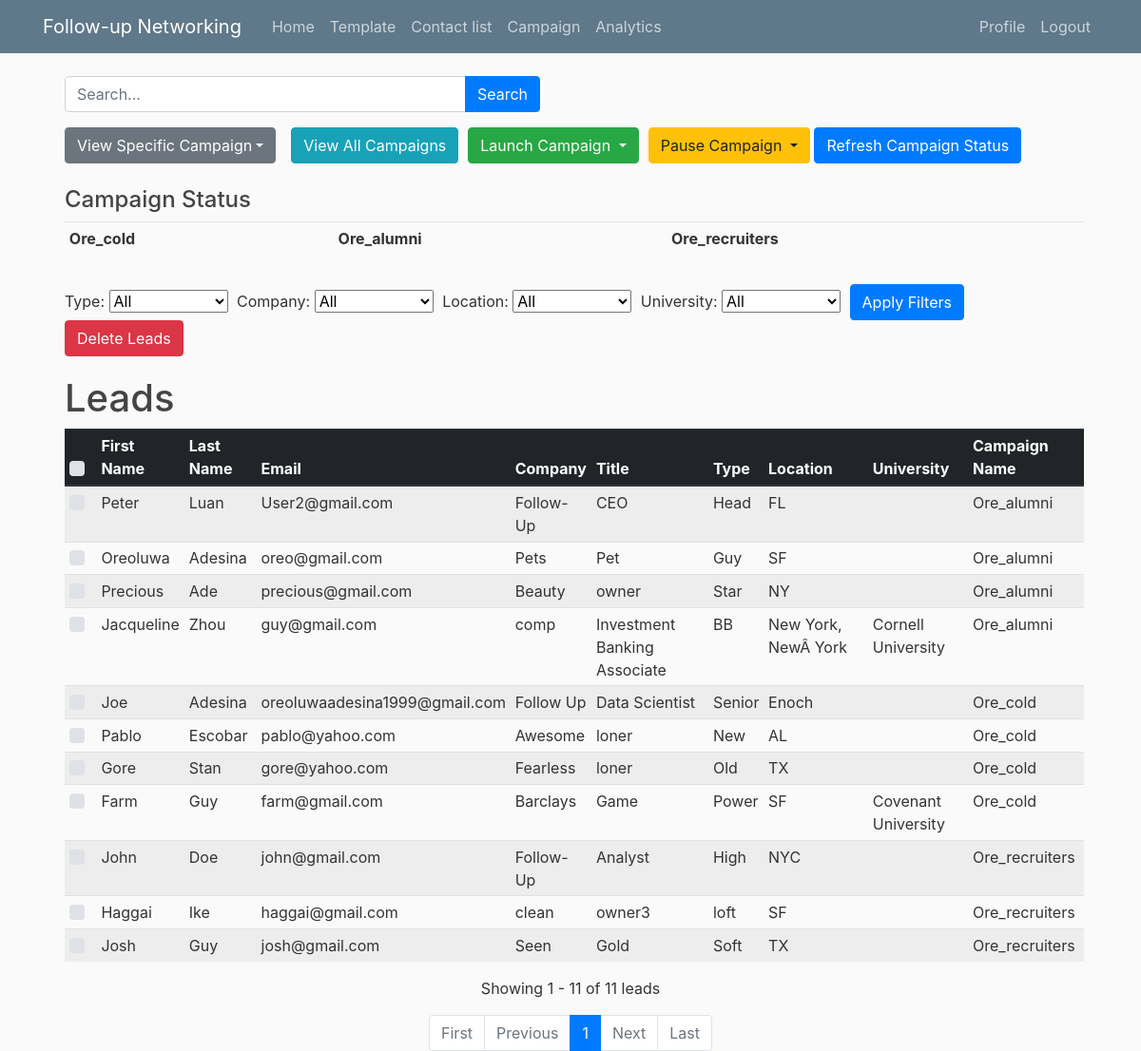
Screenshot of /campaign/ (signed in) with the database file from the repository.
### contacts/models.py (models this page shows, shortened)
class Campaign_Emails(models.Model):
    user = models.ForeignKey(User, on_delete=models.CASCADE, default=1)
    email = models.EmailField()
    first_name = models.CharField(max_length=100, default='')
    last_name = models.CharField(max_length=100, default='')
    company = models.CharField(max_length=100, default='')
    type = models.CharField(max_length=100, default='')
    location = models.CharField(max_length=100, default='None')
    title = models.CharField(max_length=100, default='')
    university = models.CharField(max_length=200, default='')
    campaign_name = models.CharField(max_length=255, default='')

### contacts/views.py (the view, shortened to what this page needs)
# urls.py: path('campaign/', views.campaign_page, name='campaign_page'),
@login_required
def campaign_page(request):
    user_campaigns = Campaign.objects.filter(user=request.user)
    type_filter = request.GET.get('typeFilter')
    company_filter = request.GET.get('companyFilter')
    location_filter = request.GET.get('locationFilter')
    university_filter = request.GET.get('universityFilter')
    campaign_filter = request.GET.get('campaignFilter')
    filter_conditions = Q()
    if type_filter:
        filter_conditions &= Q(type__icontains=type_filter)
    if company_filter:
        filter_conditions &= Q(company__icontains=company_filter)
    if location_filter:
        filter_conditions &= Q(location__icontains=location_filter)
    if university_filter:
        filter_conditions &= Q(university__icontains=university_filter)
    if campaign_filter:
        filter_conditions &= Q(campaign_name__icontains=campaign_filter)
    search_query = request.GET.get('searchQuery')
    all_campaign_emails = Campaign_Emails.objects.filter(campaign_name__in=user_campaigns.values_list('name', flat=True)).order_by('campaign_name')
    filtered_campaign_emails = all_campaign_emails.filter(filter_conditions)
    items_per_page = 50
    page = request.GET.get('page', 1)
    paginator = Paginator(filtered_campaign_emails, items_per_page)
    try:
        campaign_emails = paginator.page(page)
    except PageNotAnInteger:
        campaign_emails = paginator.page(1)
    except EmptyPage:
        campaign_emails = paginator.page(paginator.num_pages)
    distinct_campaigns = user_campaigns.values_list('name', flat=True).distinct()
    distinct_types = all_campaign_emails.values_list('type', flat=True).distinct()
    distinct_companies = all_campaign_emails.values_list('company', flat=True).distinct()
    distinct_locations = all_campaign_emails.values_list('location', flat=True).distinct()
    distinct_university = all_campaign_emails.values_list('university', flat=True).distinct()
    filter_params = {
        'typeFilter': type_filter,
        'companyFilter': company_filter,
        'locationFilter': location_filter,
        'universityFilter': university_filter,
        'campaignFilter': campaign_filter,
        'searchQuery': search_query,
    }
    return render(request, 'campaign.html', {
        'campaign_emails': campaign_emails,
        'distinct_campaigns': distinct_campaigns,
        'distinct_types': distinct_types,
        'distinct_companies': distinct_companies,
        'distinct_locations': distinct_locations,
        'distinct_university': distinct_university,
        'filter_params': filter_params,
    })

### contacts/templates/campaign.html (shortened to what this page needs)
{% extends 'base.html' %}
{% block content %}
<div class="container mt-3">
    <div class="ml-2">
        <form class="form-inline d-inline ml-auto" method="get" action="{% url 'campaign_page' %}">
            <div class="input-group" style="width: 500px;">
                <input type="text" class="form-control" name="searchQuery" id="searchQuery" placeholder="Search...">
                <div class="input-group-append">
                    <button type="submit" class="btn btn-primary">Search</button>
                </div>
            </div>
        </form>
    </div>
</div>
<form method="post" action="{% url 'delete_selected_leads' %}">
    <div class="container mt-3">
        <div class="ml-2">
            <div class="d-flex align-items-center">
                <div class="dropdown">
                    <button class="btn btn-secondary dropdown-toggle" type="button" id="viewCampaignDropdown" data-toggle="dropdown" aria-haspopup="true" aria-expanded="false">
                    </button>
                </div>
                <button class="btn btn-info ml-3" id="viewAllButton">View All Campaigns</button>
                <div class="dropdown" style="margin-left: 10px;">
                    <button class="btn btn-success dropdown-toggle" type="button" id="launchCampaignDropdown" data-toggle="dropdown" aria-haspopup="true" aria-expanded="false">
                        Launch Campaign
                    </button>
                </div>
                <div class="dropdown" style="margin-left: 10px;">
                    <button class="btn btn-warning dropdown-toggle" type="button" id="pauseCampaignDropdown" data-toggle="dropdown" aria-haspopup="true" aria-expanded="false">
                        Pause Campaign
                    </button>
                    <button id="refreshStatusButton" class="btn btn-primary">Refresh Campaign Status</button>
                </div>
            </div>
            <div class="mt-4">
                <h4>Campaign Status</h4>
                <div class="table-responsive">
                    <table class="table table-sm">
                        <tbody>
                            {% for campaign in distinct_campaigns %}
                                <td class="smaller-text">
                                    <strong>{{ campaign }}</strong><br>
                                </td>
                            {% endfor %}
                        </tbody>
                    </table>
                </div>
            </div>
            <div class="filter-menu float-right mt-3">
                <label for="typeFilter">Type:</label>
                <select id="typeFilter" name="typeFilter">
                    <option value="">All</option>
                </select>
                <label for="companyFilter">Company:</label>
                <select id="companyFilter" name="companyFilter">
                    <option value="">All</option>
                </select>
                <label for="locationFilter">Location:</label>
                <select id="locationFilter" name="locationFilter">
                    <option value="">All</option>
                </select>
                <label for="universityFilter">University:</label>
                <select id="universityFilter" name="universityFilter">
                    <option value="">All</option>
                </select>
                <button id="applyFilterButton" class="btn btn-primary">Apply Filters</button>
                <button class="btn btn-danger" id="deleteLeadsButton" type="submit">Delete Leads</button>
            </div>
        <br>
            <div class="table-container">
                <h1>Leads</h1>
                <table class="table table-striped table-sm">
                    <thead class="thead-dark">
                        <tr>
                            <th scope="col">
                                <div class="text-center">
                                    <div class="custom-control custom-checkbox">
                                    </div>
                                </div>
                            </th>
                            <th scope="col">First Name</th>
                            <th scope="col">Last Name</th>
                            <th scope="col" class="hide-email-column">Email</th>
                            <th scope="col">Company</th>
                            <th scope="col">Title</th>
                            <th scope="col">Type</th>
                            <th scope="col">Location</th>
                            <th scope="col">University</th>
                            <th scope="col">Campaign Name</th>
                        </tr>
                    </thead>
                    <tbody id="campaignEmailsTableBody">
                        {% for email_entry in campaign_emails %}
                            <tr data-campaign="{{ email_entry.campaign_name }}">
                                <td>
                                    <div class="text-center">
                                        <div class="custom-control custom-checkbox">
                                        </div>
                                    </div>
                                </td>
                                <td>{{ email_entry.first_name }}</td>
                                <td>{{ email_entry.last_name }}</td>
                                <td class="hide-email-column">{{ email_entry.email }}</td>
                                <td>{{ email_entry.company }}</td>
                                <td>{{ email_entry.title }}</td>
                                <td>{{ email_entry.type }}</td>
                                <td>{{ email_entry.location }}</td>
                                <td>{{ email_entry.university }}</td>
                                <td>{{ email_entry.campaign_name }}</td>
                            </tr>
                        {% endfor %}
                    </tbody>
                </table>
            </div>
        </div>
    </div>
    <p class="text-center mt-3 mb-3">Showing {{ campaign_emails.start_index }} - {{ campaign_emails.end_index }} of {{ campaign_emails.paginator.count }} leads</p>
</form>
<nav aria-label="..." class="d-flex justify-content-center">
    <ul class="pagination">
      {% if campaign_emails.has_previous %}
        <li class="page-item">
          <a class="page-link" href="?page=1{% if filter_params %}&{{ filter_params.urlencode }}{% endif %}" tabindex="-1" aria-disabled="true">First</a>
        </li>
        <li class="page-item">
          <a class="page-link" href="?page={{ campaign_emails.previous_page_number }}{% if filter_params %}&{{ filter_params.urlencode }}{% endif %}">Previous</a>
        </li>
      {% else %}
        <li class="page-item disabled">
          <span class="page-link" tabindex="-1" aria-disabled="true">First</span>
        </li>
        <li class="page-item disabled">
          <span class="page-link" tabindex="-1" aria-disabled="true">Previous</span>
        </li>
      {% endif %}
      {% for num in campaign_emails.paginator.page_range %}
        {% if campaign_emails.number == num %}
          <li class="page-item active">
            <span class="page-link">{{ num }} <span class="sr-only">(current)</span></span>
          </li>
        {% elif num > campaign_emails.number|add:'-3' and num < campaign_emails.number|add:'3' %}
          <li class="page-item">
            <a class="page-link" href="?page={{ num }}{% if filter_params %}&{{ filter_params.urlencode }}{% endif %}">{{ num }}</a>
          </li>
        {% endif %}
      {% endfor %}
      {% if campaign_emails.has_next %}
        <li class="page-item">
          <a class="page-link" href="?page={{ campaign_emails.next_page_number }}{% if filter_params %}&{{ filter_params.urlencode }}{% endif %}">Next</a>
        </li>
        <li class="page-item">
          <a class="page-link" href="?page={{ campaign_emails.paginator.num_pages }}{% if filter_params %}&{{ filter_params.urlencode }}{% endif %}">Last</a>
        </li>
      {% else %}
        <li class="page-item disabled">
          <span class="page-link">Next</span>
        </li>
        <li class="page-item disabled">
          <span class="page-link">Last</span>
        </li>
      {% endif %}
    </ul>
</nav>
{% endblock %}

### contacts/static/main.css (style rules this page uses)
body { background: #fafafa; color: #333333; margin-top: 5rem; }
h1, h2, h3, h4, h5, h6 { color: #444444; }
ul { margin: 0; }

### contacts/templates/campaign.html (style rules this page uses)
.filter-menu { margin-bottom: 20px; }
.filter-menu select { width: 125px; margin-right: 5px; }
.table-container { margin-top: 20px; }

### rows the page displays
Campaign_Emails: first_name "Peter", last_name "Luan", email "User2@gmail.com", company "Follow-Up", title "CEO", type "Head", location "FL", campaign_name "Ore_alumni"
Campaign_Emails: first_name "Oreoluwa", last_name "Adesina", email "oreo@gmail.com", company "Pets", title "Pet", type "Guy", location "SF", campaign_name "Ore_alumni"
Campaign_Emails: first_name "Precious", last_name "Ade", email "precious@gmail.com", company "Beauty", title "owner", type "Star", location "NY", campaign_name "Ore_alumni"
Campaign_Emails: first_name "Jacqueline", last_name "Zhou", email "guy@gmail.com", company "comp", title "Investment Banking Associate", type "BB", location "New York, NewÂ York", university "Cornell University", campaign_name "Ore_alumni"
Campaign_Emails: first_name "Joe", last_name "Adesina", email "oreoluwaadesina1999@gmail.com", company "Follow Up", title "Data Scientist", type "Senior", location "Enoch", campaign_name "Ore_cold"
Campaign_Emails: first_name "Pablo", last_name "Escobar", email "pablo@yahoo.com", company "Awesome", title "loner", type "New", location "AL", campaign_name "Ore_cold"
Campaign_Emails: first_name "Gore", last_name "Stan", email "gore@yahoo.com", company "Fearless", title "loner", type "Old", location "TX", campaign_name "Ore_cold"
Campaign_Emails: first_name "Farm", last_name "Guy", email "farm@gmail.com", company "Barclays", title "Game", type "Power", location "SF", university "Covenant University", campaign_name "Ore_cold"
Campaign_Emails: first_name "John", last_name "Doe", email "john@gmail.com", company "Follow-Up", title "Analyst", type "High", location "NYC", campaign_name "Ore_recruiters"
Campaign_Emails: first_name "Haggai", last_name "Ike", email "haggai@gmail.com", company "clean", title "owner3", type "loft", location "SF", campaign_name "Ore_recruiters"
Campaign_Emails: first_name "Josh", last_name "Guy", email "josh@gmail.com", company "Seen", title "Gold", type "Soft", location "TX", campaign_name "Ore_recruiters"

### other values shown
{{ campaign }} "Ore_cold" "Ore_alumni" "Ore_recruiters"
{{ campaign_emails.start_index }} "1"
{{ campaign_emails.end_index }} "11"
{{ campaign_emails.paginator.count }} "11"
{{ num }} "1"
